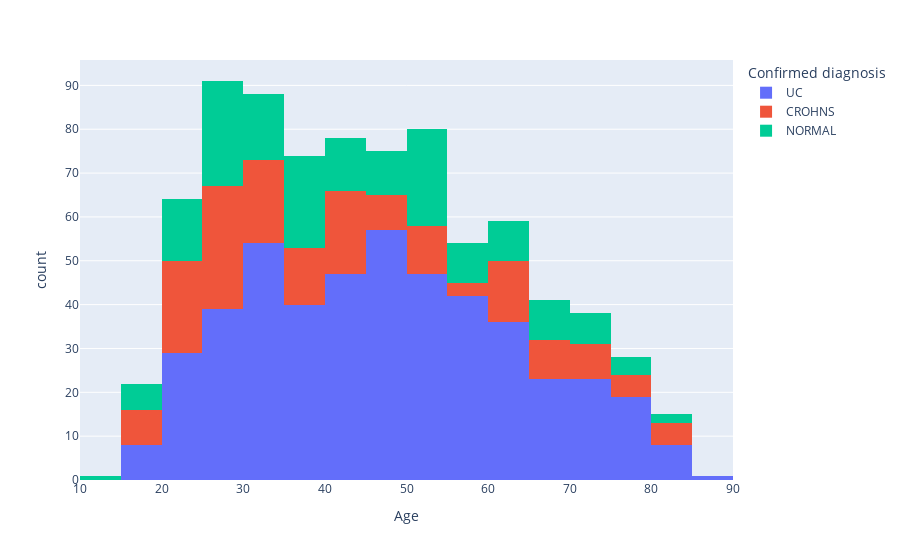

The code cell stored with this chart in its notebook:
### Code cell
fig = px.histogram(cleaned_cases, x="Age", color='Confirmed diagnosis')
fig.show()
plt.figure(figsize=(10,10))

### Figure 1 — Plotly figure (JSON) as saved in the notebook; plotly's stock layout.template omitted (floating-point values rounded to 4 significant figures; data arrays with more than 128 entries replaced by an {"elided": "..."} marker saying what was removed)
{"data": [{"alignmentgroup": "True", "bingroup": "x", "hovertemplate": "Confirmed diagnosis=UC<br>Age=%{x}<br>count=%{y}<extra></extra>", "legendgroup": "UC", "marker": {"color": "#636efa"}, "name": "UC", "offsetgroup": "UC", "orientation": "v", "showlegend": true, "type": "histogram", "x": {"elided": "473 float values"}, "xaxis": "x", "yaxis": "y"}, {"alignmentgroup": "True", "bingroup": "x", "hovertemplate": "Confirmed diagnosis=CROHNS<br>Age=%{x}<br>count=%{y}<extra></extra>", "legendgroup": "CROHNS", "marker": {"color": "#EF553B"}, "name": "CROHNS", "offsetgroup": "CROHNS", "orientation": "v", "showlegend": true, "type": "histogram", "x": {"elided": "171 float values"}, "xaxis": "x", "yaxis": "y"}, {"alignmentgroup": "True", "bingroup": "x", "hovertemplate": "Confirmed diagnosis=NORMAL<br>Age=%{x}<br>count=%{y}<extra></extra>", "legendgroup": "NORMAL", "marker": {"color": "#00cc96"}, "name": "NORMAL", "offsetgroup": "NORMAL", "orientation": "v", "showlegend": true, "type": "histogram", "x": {"elided": "165 float values"}, "xaxis": "x", "yaxis": "y"}], "layout": {"barmode": "relative", "legend": {"title": {"text": "Confirmed diagnosis"}, "tracegroupgap": 0}, "margin": {"t": 60}, "xaxis": {"anchor": "y", "domain": [0, 1], "title": {"text": "Age"}}, "yaxis": {"anchor": "x", "domain": [0, 1], "title": {"text": "count"}}}}
